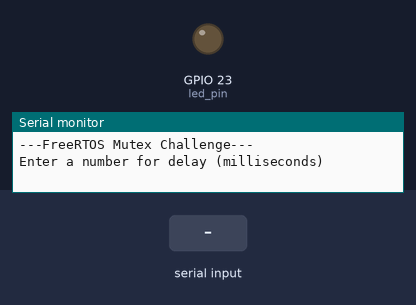
Bench run of a program on a simulated ESP32. Shown: output pins drawn as LEDs (lit = HIGH), the last lines printed to the serial monitor. Dashed ring = blinking. The test bench sets the inputs (shaded band).

Above: at 1.8 s.
1.9 s: "90,45\n" received over Serial
At 6.8 s:
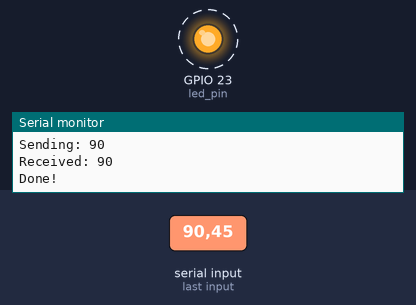
Timing chart, 0 to 10.9 s (numbered marks = the images above; inputs shaded):
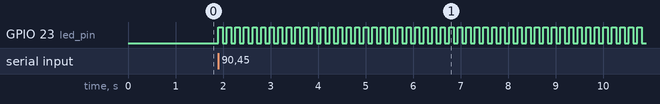

Measured:
- after the input at 1.9 s, GPIO 23 (led_pin): alternates HIGH for 0.09 s and LOW for 0.09 s, starting at once

The program:

main.cpp
```cpp
#include <Arduino.h>
/**
 * FreeRTOS Mutex Challenge
 *
 * Pass a parameter to a task using a mutex.
 *
 * Date: January 20, 2021
 * Author: Shawn Hymel
 * License: 0BSD
 */

// You'll likely need this on vanilla FreeRTOS
//#include <semphr.h>

// Use only core 1 for demo purposes
#if CONFIG_FREERTOS_UNICORE
  static const BaseType_t app_cpu = 0;
#else
  static const BaseType_t app_cpu = 1;
#endif

// Pins (change this if your Arduino board does not have LED_BUILTIN defined)
static const int led_pin = GPIO_NUM_23;

static SemaphoreHandle_t mutex;

//*****************************************************************************
// Tasks

// Blink LED based on rate passed by parameter
void blinkLED(void *parameters) {
  xSemaphoreTake(mutex, 0);
  // Copy the parameter into a local variable
  int num = *(int *)parameters;
  xSemaphoreGive(mutex);
  // Print the parameter
  Serial.print("Received: ");
  Serial.println(num);

  // Configure the LED pin
  pinMode(led_pin, OUTPUT);

  // Blink forever and ever
  while (1) {
    digitalWrite(led_pin, HIGH);
    vTaskDelay(num / portTICK_PERIOD_MS);
    digitalWrite(led_pin, LOW);
    vTaskDelay(num / portTICK_PERIOD_MS);
  }
}

//*****************************************************************************
// Main (runs as its own task with priority 1 on core 1)

void setup() {

  long int delay_arg;
  mutex = xSemaphoreCreateMutex();

  // Configure Serial
  Serial.begin(115200);

  // Wait a moment to start (so we don't miss Serial output)
  vTaskDelay(1000 / portTICK_PERIOD_MS);
  Serial.println();
  Serial.println("---FreeRTOS Mutex Challenge---");
  Serial.println("Enter a number for delay (milliseconds)");

  // Wait for input from Serial
  while (Serial.available() <= 0);

  // Read integer value
  delay_arg = Serial.parseInt();
  Serial.print("Sending: ");
  Serial.println(delay_arg);

  // Start task 1
  xTaskCreatePinnedToCore(blinkLED,
                          "Blink LED",
                          1024,
                          (void *)&delay_arg,
                          1,
                          NULL,
                          app_cpu);

  vTaskDelay(portTICK_PERIOD_MS); // wait a single tick to make sure the other task actually gets the mutex.

  xSemaphoreTake(mutex,portMAX_DELAY); // wait as long as possible for the release of the mutex
  // Show that we accomplished our task of passing the stack-based argument
  Serial.println("Done!");
}

void loop() {

  // Do nothing but allow yielding to lower-priority tasks
  vTaskDelay(1000 / portTICK_PERIOD_MS);
}
```
